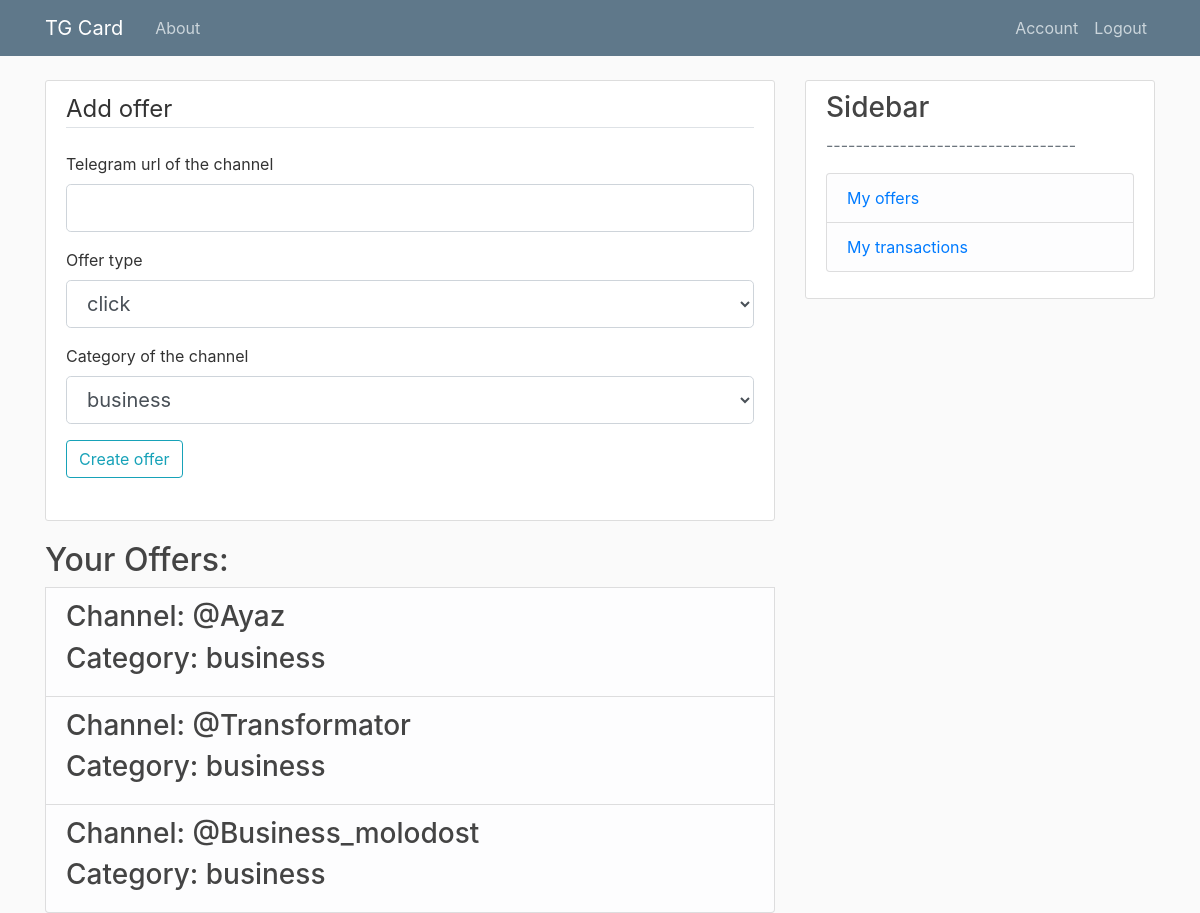
The app's page /offer (signed in) with its own data.
### models.py (models this page shows, shortened)
class Offer(db.Model):
    id = db.Column(db.Integer, primary_key=True)
    tgLink = db.Column(db.String, index=True, unique=True, nullable=False)
    offerType = db.Column(db.String, index=True, nullable=False) # click \ subscribe
    price = db.Column(db.Float, index=True, nullable=False)
    status = db.Column(db.Integer, index=True, nullable=False) # active \ inactive
    advertId = db.Column(db.Integer, db.ForeignKey('user.id'), nullable=False)
    tasks = db.relationship('Task', backref='offer', lazy=True)
    categoryListAdv = db.relationship('CategoryListAdv', backref='offer', lazy=True)

class Category(db.Model):
    id = db.Column(db.Integer, primary_key=True)
    title = db.Column(db.String, index=True, unique=True, nullable=False)
    categoryListAdv = db.relationship('CategoryListAdv', backref='category', lazy=True)
    categoryListAff = db.relationship('CategoryListAff', backref='category', lazy=True)

### routes.py (the view, shortened to what this page needs)
@app.route("/offer", methods=['GET', 'POST'])
@login_required
def offer():
    formCategories = [(g.id, g.title) for g in Category.query.all()]
    form = CreateOfferForm()
    form.categoryListAdv.choices = formCategories
    price = 5
    return render_template('offer.html', title='Offer', form=form)

### forms.py
class CreateOfferForm(FlaskForm):
    tgLink = StringField('Telegram url of the channel', validators=[DataRequired()])
    offerType = SelectField('Offer type',
                        choices=[('click','click'), ('subscribe','subscribe')])
    categoryListAdv = SelectField('Category of the channel', coerce=int)
    submit = SubmitField('Create offer')

### models.py (called while the page is built)
@login_manager.user_loader
def load_user(user_id):
    return User.query.get(int(user_id))

### templates/offer.html (shortened to what this page needs)
{% extends "layout.html" %}
{% block content %}
    <div class="content-section">
        <form method="POST" action="">
        <fieldset class="form-group">
            <legend class="border-bottom mb-4">Add offer</legend>
            <div class="form-group">
                {{ form.tgLink.label(class="form-control-label") }}
                {% if form.tgLink.errors %}
                    {{ form.tgLink(class="form-control form-control-lg is-invalid") }}
                    <div class="invalid-feedback">
                        {% for error in form.tgLink.errors %}
                            <span>{{ error }}</span>
                        {% endfor %}
                    </div>
                {% else %}
                    {{ form.tgLink(class="form-control form-control-lg") }}
                {% endif %}
            </div>
            <div class="form-group">
                {{ form.offerType.label(class="form-control-label") }}
                {% if form.offerType.errors %}
                    {{ form.offerType(class="form-control form-control-lg is-invalid") }}
                    <div class="invalid-feedback">
                        {% for error in form.offerType.errors %}
                            <span>{{ error }}</span>
                        {% endfor %}
                    </div>
                {% else %}
                    {{ form.offerType(class="form-control form-control-lg") }}
                {% endif %}
            </div>
            <div class="form-group">
                {{ form.categoryListAdv.label(class="form-control-label") }}
                {% if form.categoryListAdv.errors %}
                    {{ form.categoryListAdv(class="form-control form-control-lg is-invalid") }}
                    <div class="invalid-feedback">
                        {% for error in form.categoryListAdv.errors %}
                            <span>{{ error }}</span>
                        {% endfor %}
                    </div>
                {% else %}
                    {{ form.categoryListAdv(class="form-control form-control-lg") }}
                {% endif %}
            </div>
    	    <div class="form-group">
         	    {{ form.submit(class="btn btn-outline-info") }}
    	    </div>
            </fieldset>
        </form>
    </div>
    <h2>Your Offers: </h2>
    {% for offer in current_user.offers %}
    <li class="list-group-item list-group-item-light">
    <table>
        <tr>
                <ul class="list-group">
                    <h3>Channel: {{offer.tgLink}} </h3>
                    <h3>Category: {{offer.categoryListAdv[0].category.title}}</h3>
                </ul>
        </tr>
    </table>
    </li>
    {% endfor %}
{% endblock content %}

### static/main.css (style rules this page uses)
body { background: #fafafa; color: #333333; margin-top: 5rem; }
h1, h2, h3, h4, h5, h6 { color: #444444; }
.content-section { background: #ffffff; padding: 10px 20px; border: 1px solid #dddddd; border-radius: 3px; margin-bottom: 20px; }

### records on screen
Offer: tgLink "@Ayaz", title "business"
Offer: tgLink "@Transformator", title "business"
Offer: tgLink "@Business_molodost", title "business"
